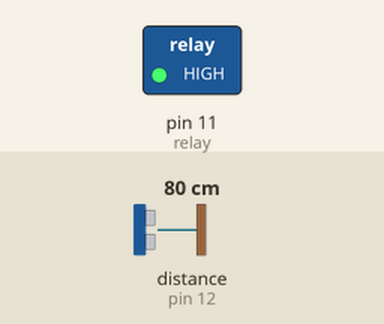
This sketch was run on a simulated Arduino Uno, built with avr-gcc and run on an emulated ATmega328P. Parts: switched loads named in the sketch (green lamp = pin HIGH). Wiring (inferred from the names in the program): ultrasonic range finder: trigger pin 13; echo pin 12. Dashed ring = blinking. Inputs (shaded band) come from the test bench; at power-on: distance to the obstacle (sensor on pin 12) 80 cm. The echo pulse lasts 58.3 µs per cm; pins used as bus, display or sensor lines are not drawn.

Above: at 1.2 s.
1.3 s: distance to the obstacle (sensor on pin 12) set to 9 cm
At 4.2 s:
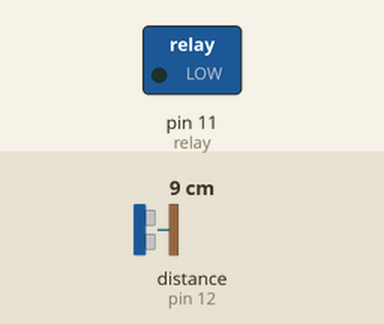
4.3 s: distance to the obstacle (sensor on pin 12) set to 2 cm
At 4.9 s:
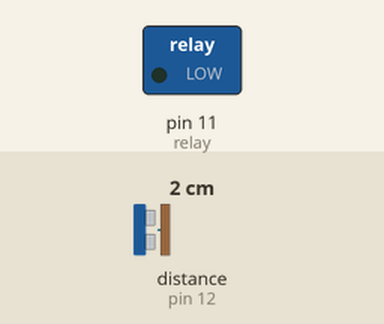
5.8 s: distance to the obstacle (sensor on pin 12) set to 18 cm
At 7.2 s:
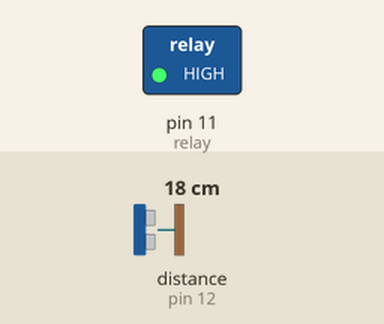
7.5 s: distance to the obstacle (sensor on pin 12) set to 4 cm
At 8.9 s:
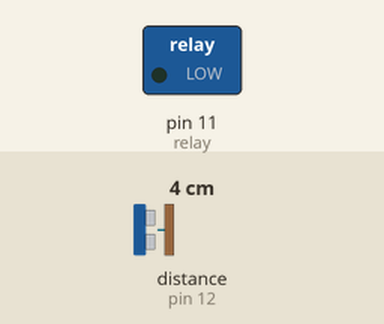
Timing chart, 0 to 10.1 s (numbered marks = the images above; inputs shaded):
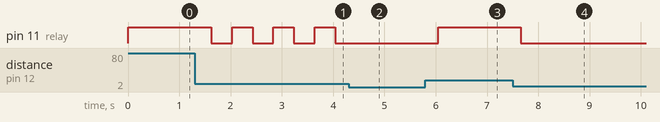

Measured:
- after the input at 1.3 s, pin 11 (relay): alternates HIGH for 0.40 s and LOW for 0.40 s, starting after 0.33 s
- after the input at 4.3 s, pin 11 (relay): stops changing and stays LOW
- after the input at 5.8 s, pin 11 (relay): LOW → HIGH after 0.25 s
- after the input at 7.5 s, pin 11 (relay): HIGH → LOW after 0.16 s

The sketch:

gel.ino
```cpp
int trig = 13;
int echo = 12;
int relay = 11;
int tiempo;
int distancia;
void setup() {
  pinMode(trig, OUTPUT);
  pinMode(echo, INPUT);
  pinMode(relay, OUTPUT);
}
void loop() {
  digitalWrite(trig, HIGH);
  delay(1);
  digitalWrite(trig, LOW);
  tiempo = pulseIn(echo, HIGH);
  distancia = tiempo / 58.2;
  if (distancia > 8){
    digitalWrite(relay, HIGH);
  }
  else{
    digitalWrite(relay, LOW);
  }
  delay(400);
}
```
